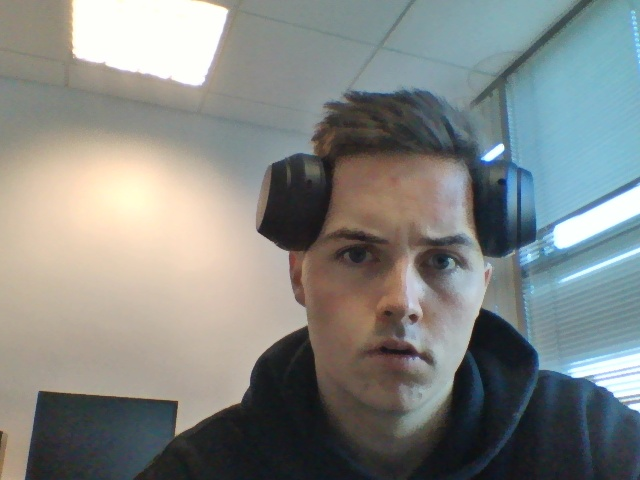
#> input picture code/images/became1.jpg, 640 x 480 px; its folder holds only this picture in this run
$ python hough.py
#> lines starting #> are read from the running program, lines starting #| are printed output that depends on the picture; after the words box and inside, x2 and y2 are one past the last pixel; in counts of white or black regions, pixels touching at a corner belong together
import cv2
import sys
import numpy as np
import os

def identifyFingers(filename, testing=False):
#> called with filename = 'became1.jpg', testing = True
    img = cv2.imread(filename)
#> img is the input picture: shape (480, 640, 3); mean B, G, R 131.1, 133.8, 130.2

    copy = img.copy() # Make a copy of the image
    copy = cv2.cvtColor(copy, cv2.COLOR_BGR2GRAY) # Make the copy greyscale
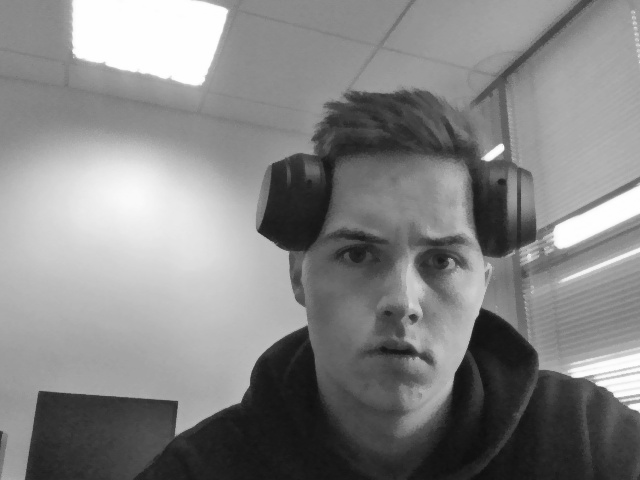
#> copy: shape (480, 640); min 15, max 255, mean 132.5
    copy = cv2.medianBlur(copy, 15)

    confident = detectCircles(copy, 200, 20)
#> in detectCircles, `circles = cv2.HoughCircles(img, cv2.HOUGH_GRADIENT, dp=1, minDist=25, ..`: circles = [[496.5, 238.5, 18.1], [563.5, 236.5, 10.3]]
#> confident = [(496.5, 238.5, 18.1), (563.5, 236.5, 10.3)]
    left = [(x, y, r) for (x, y, r) in confident if x >= 320]
#> left = [(496.5, 238.5, 18.1), (563.5, 236.5, 10.3)]
    right = [(x, y, r) for (x, y, r) in confident if x < 320]
#> right = []

    if len(left) < 4 or len(right) < 4:

        loose = detectCircles(copy, 80, 15)
#> in detectCircles (call 2), `circles = cv2.HoughCircles(img, cv2.HOUGH_GRADIENT, dp=1, minDist=25, ..`: circles = 17 rows, first 8: [288.5, 219.5, 33.8], [430.5, 324.5, 27.9], [501.5, 232.5, 26.6], [441.5, 261.5, 26.6], [582.5, 249.5, 33.8], [395.5, 325.5, 21.6], [446.5, 181.5, 24], [287.5, 182.5, 24.3]
#> loose = [(288.5, 219.5, 33.8), (501.5, 232.5, 26.6), (582.5, 249.5, 33.8), (446.5, 181.5, 24), (287.5, 182.5, 24.3), (528.5, 252.5, 7.8), (352.5, 175.5, 19.9), (516.5, 182.5, 16.1)]

        if len(left) < 4:
            leftLoose = [(x, y, r) for (x, y, r) in loose if x >= 320]
#> leftLoose = [(501.5, 232.5, 26.6), (582.5, 249.5, 33.8), (446.5, 181.5, 24), (528.5, 252.5, 7.8), (352.5, 175.5, 19.9), (516.5, 182.5, 16.1)]
            left = fillFingers(left, leftLoose, 640, 320)
#> the loop in fillFingers, `while len(hand) < 4 and len(circles) > 0:` made 2 passes
#> (handY, spaces in getHueristicValues, biggest in getHueristicValues, pos in getHueristicValues, middleX in getHueristicValues, avgY, midX) on passes 1 to 2: ([238.5, 236.5], [76.5, 67, 176.5], 176.5, 2, 408.2, 237, 408.2), ([238.5, 236.5, 181.5], [76.5, 67, 50, 126.5], 126.5, 3, 383.2, 218, 383.2)
#> after the loop in fillFingers, `while len(hand) < 4 and len(circles) > 0:`: hand = [(496.5, 238.5, 18.1), (563.5, 236.5, 10.3), (446.5, 181.5, 24), (352.5, 175.5, 19.9)]
#> left has the same summary as hand in fillFingers

        if len(right) < 4:
            rightLoose = [(x, y, r) for (x, y, r) in loose if x < 320]
#> rightLoose = [(288.5, 219.5, 33.8), (287.5, 182.5, 24.3)]
            right = fillFingers(right, rightLoose, 320, 0)
#> the loop in fillFingers (call 2), `while len(hand) < 4 and len(circles) > 0:` made 2 passes
#> (spaces in getHueristicValues, biggest in getHueristicValues, pos in getHueristicValues, middleX in getHueristicValues, avgY, midX) on pass 1: ([320], 320, 0, 160, 210, 160)
#> (handY, spaces in getHueristicValues, biggest in getHueristicValues, pos in getHueristicValues, middleX in getHueristicValues, avgY, midX) on pass 2: ([182.5], [32.5, 287.5], 287.5, 1, 143.8, 182, 143.8)
#> right = [(287.5, 182.5, 24.3), (288.5, 219.5, 33.8)]

    elif testing == True:
        loose = detectCircles(copy, 100, 15)


    if testing == False:
        return sorted(left, reverse=True), sorted(right, reverse=True)
    else:
        return drawHough(img, left, right, confident, loose)


def detectCircles(img, edgeThres, circleThres):
    # Used to see result of Canny algorithm
    # hough.Circle uses a given number as the higher threshold, and divides by 2 for the lower
    # ----------------------------------------------------------------------------------------
    # canny = cv2.Canny(img, edgeThres/2, edgeThres)
    # show(canny, "edge")

    """
    cv.Hough Circles
    Function to find circles in images. Requires 8-bit, grayscale images

    Some parameters:
    dp is the accumulator resolution ratio. Keep at 1 for co-ords to be used with original image
    minDist is the minimum distance between circles centers
    param1 is edge detection threshold. Higher value for more defined edges. See cv.Canny
    param2 is circle accumulator threshold. Lower values accept more circles
    """

    circles = cv2.HoughCircles(img, cv2.HOUGH_GRADIENT, dp=1, minDist=25, param1=edgeThres, param2=circleThres, minRadius=0, maxRadius=40)

    # HoughCircles will return an array (numpy.nparray) of found circles or "None" if no circles found
    # "circles != None" cannot be done as np.nparray had no truth values associated
    if type(circles) != type(None):
        np.uint16(np.around(circles)) # Round co-ords and radiuii to round numbers
        return [(x, y, z) for (x, y, z) in circles[0] if 150 <= y <= 260]
    else:
        return []


def fillFingers(hand, circles, start, end):
    while len(hand) < 4 and len(circles) > 0:
        handX = [start, end] + [x for (x, y, z) in hand]
        handY = [y for (x, y, r) in hand]
        midX, avgY = getHueristicValues(handX, handY)
        circles = sorted([cir for cir in circles], key=lambda cir: (heuristic(cir, (midX, avgY))))
        best, circles = circles[0], circles[1:]
        hand.append(best)

    return hand


def getHueristicValues(handX, handY):
    handX = sorted(handX, reverse=True)
    spaces = [handX[i] - handX[i + 1] for i in range(len(handX) - 1)]
    biggest = max(spaces)
    pos = spaces.index(biggest)
    middleX = handX[pos] - biggest / 2

    if len(handY) == 0:
        avgY = 210
    else:
        avgY = int(sum(handY)/len(handY))

    return middleX, avgY


# Function to determine the heuristic of a circle for a given point
def heuristic(circle, point):
    (x, y, r) = circle
    (pointX , pointY) = point
    xhue = abs(pointX - x) * 10
    yhue = abs(pointY - y)
    rhue = abs(23 - r) * 3
    return xhue + yhue + rhue


def drawHough(img, left, right, confident, loose):
    # For testing purposes
    for circle in loose:
        drawCircle(img, circle, (0, 0, 255), 2)
#> this loop made 8 passes

    for circle in left:
        drawCircle(img, circle, (255, 0, 0))
#> this loop made 4 passes
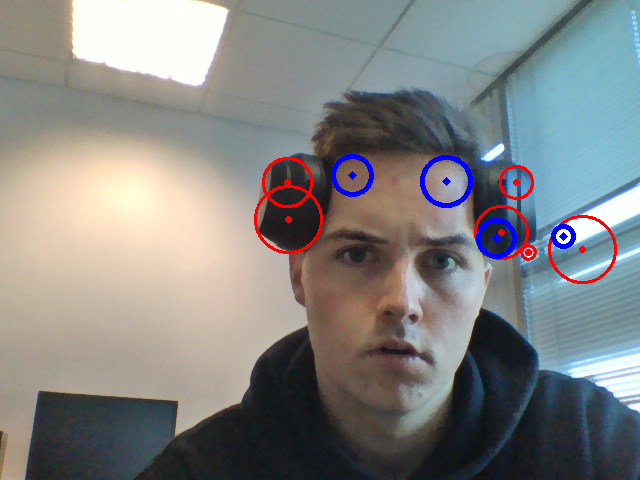
#> img: shape (480, 640, 3); mean B, G, R 131.1, 132, 130.7

    for circle in right:
        drawCircle(img, circle, (255, 0, 0))
#> this loop made 2 passes
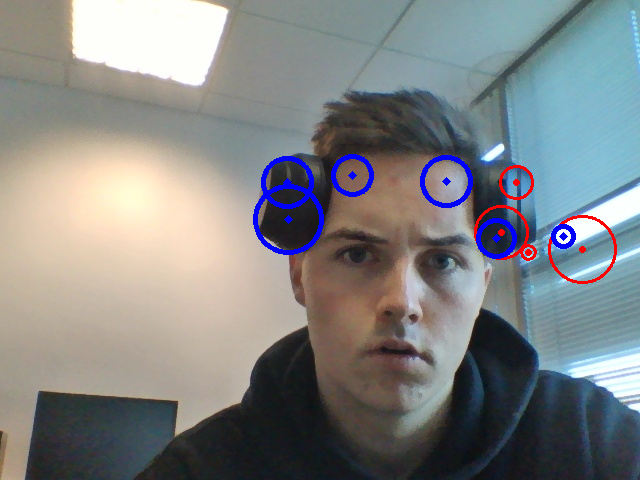
#> img: shape (480, 640, 3); 0.59% of pixels changed, all inside (x1, y1, x2, y2) = (253, 156, 324, 255)

    for circle in confident:
        drawCircle(img, circle, (0, 255, 0))
#> this loop made 2 passes
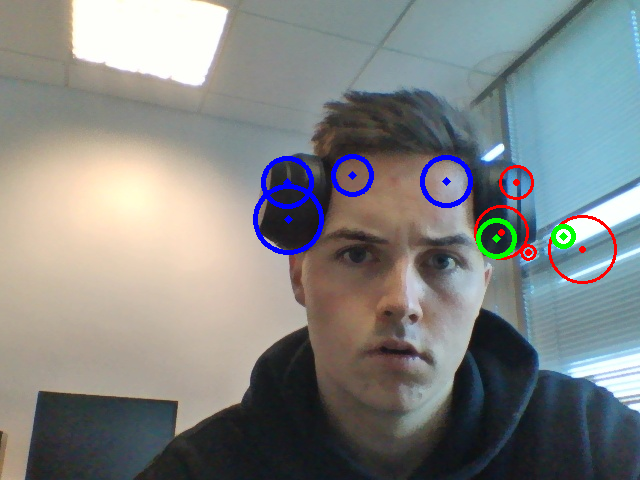
#> img: shape (480, 640, 3); 0.31% of pixels changed, all inside (x1, y1, x2, y2) = (476, 218, 576, 259)

    return img


def drawCircle(img, circle, colour, width=3):
    (x, y, r) = circle
    cv2.circle(img, (x, y), r, colour, width)
    cv2.circle(img, (x, y), 2, colour, width)


def show(image, title="Default"):
#> called with title = 'became1.jpg'
    cv2.imshow(title, image)
    key = cv2.waitKey()
#> (key Esc is pressed here)
    cv2.destroyWindow(title)
    return key


if __name__ == "__main__":
    if len(sys.argv) > 1:
        folder = sys.argv[1]
    else:
        folder = "images"

    os.chdir(folder)
    i = 0
    files = os.listdir()
    total = len(files)
    for file in files:
        key = show(identifyFingers(file, testing=True), file)

        if key == 113:
            break

        i += 1
